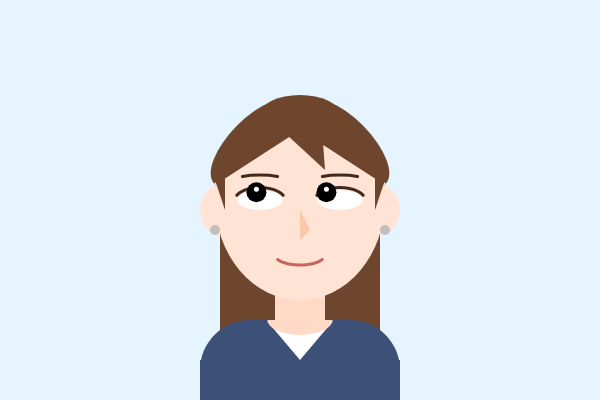
Frame 1 (no input)
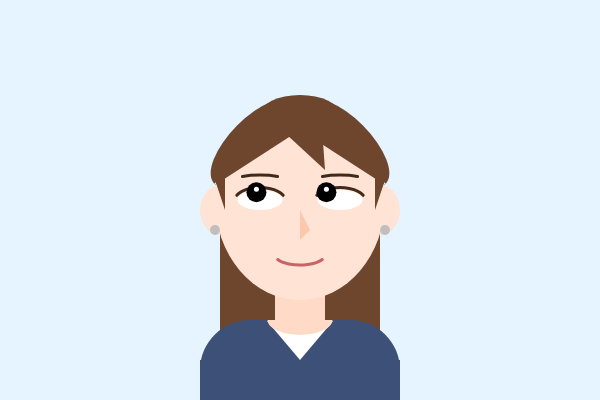
Frame 60 (no input)
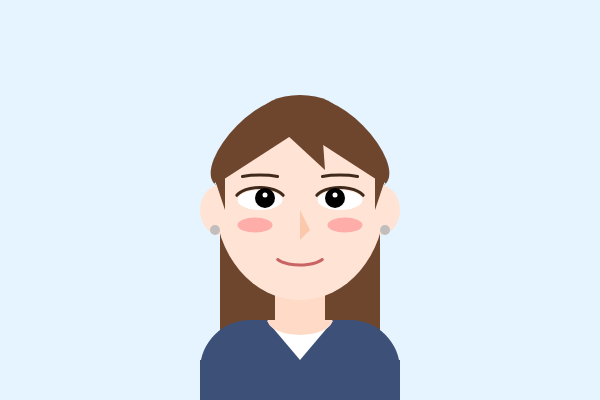
Frame 120 (the mouse pressed at the canvas centre since frame 60)

The p5.js sketch that drew these frames (run headless with seeded random() and noise() and a simulated clock; from frame 60 on, the mouse is pressed at the canvas centre):

// p5.js sketch
// ── sketch.js
function setup() {
  createCanvas(600, 400);
}

function draw() {
  background(229, 244, 255);
  noStroke();
  
  let centerX = 300;
  let centerY = 200;
  
  fill(110, 70, 45);
  rect(centerX - 80, centerY - 40, 160, 220, 10);
  
  fill(255, 218, 199);
  rect(centerX - 25, centerY + 70, 50, 50);
  
  fill(255, 228, 214);
  ellipse(centerX, centerY, 170, 200);
  
  push();  
  fill(110, 70, 45);
  translate(centerX + 45, centerY - 57);
  rotate(PI / 4);
  arc(0, 0, 115, 50, PI, 0);
  pop();
  
  push();
  fill(110, 70, 45);
  translate(centerX - 45, centerY - 57);
  rotate(-PI / 4);
  arc(0, 0, 115, 50, PI, 0);
  pop();
  
  fill(110, 70, 45);
  triangle(centerX - 35, centerY - 90, centerX, centerY - 70, centerX - 85, centerY - 15);
  triangle(centerX + 35, centerY - 90, centerX, centerY - 70, centerX + 85, centerY - 15);
  stroke(110, 70, 45);
  triangle(centerX, centerY - 70, centerX - 35, centerY - 90, centerX + 35, centerY - 90);
  strokeWeight(3);
  noStroke();
  arc(centerX, centerY - 85, 80, 40, PI, 0);
  triangle(centerX - 40, centerY - 90, centerX + 20, centerY - 100, centerX + 25, centerY - 30);
  
  fill(255, 228, 214);
  arc(centerX - 80, centerY + 10, 40, 50, HALF_PI, PI + HALF_PI);
  arc(centerX + 80, centerY + 10, 40, 50, -HALF_PI, HALF_PI);
  
  fill(110, 70, 45);
  triangle(centerX + 75, centerY - 30, centerX + 85, centerY - 20, centerX + 75, centerY + 10);
  triangle(centerX - 75, centerY - 30, centerX - 85, centerY - 20, centerX - 75, centerY + 10);
  
  fill(60, 80, 120);
  rect(centerX - 100, centerY + 120, 200, 100, 50);
  
  fill(60, 80, 120);
  rect(centerX - 100, centerY + 160, 200, 100);
  
  fill(255, 255, 255);
  triangle(centerX, centerY + 160, centerX + 33, centerY + 121, centerX - 33, centerY + 121);
  
  fill(255, 218, 199);
  arc(centerX, centerY + 120, 65, 30, 0, PI);
  
  if (mouseIsPressed) {
    fill(255, 150, 150, 180);
    ellipse(centerX - 45, centerY + 25, 35, 15);
    ellipse(centerX + 45, centerY + 25, 35, 15);
  }
  
  fill(255, 255, 255);
  ellipse(centerX - 40, centerY, 45, 20);
  ellipse(centerX + 40, centerY, 45, 20);
  
  stroke(64, 42, 28);
  strokeWeight(3);
  noFill();
  arc(centerX - 40, centerY - 20, 50, 10, PI + 0.2, TWO_PI - 0.2);
  arc(centerX + 40, centerY - 20, 50, 10, PI + 0.2, TWO_PI - 0.2);
  arc(centerX - 40, centerY, 50, 25, PI + 0.2, TWO_PI - 0.2);
  arc(centerX + 40, centerY, 50, 25, PI + 0.2, TWO_PI - 0.2);
  noStroke();
  
  let eyeX = (mouseX - width / 2) / 35; 
  let eyeY = (mouseY - height / 2) / 35;
  
  fill(0);
  ellipse(centerX - 35 + eyeX, centerY - 2 + eyeY, 20, 20);
  ellipse(centerX + 35 + eyeX, centerY - 2 + eyeY, 20, 20);
  
  fill(255);
  ellipse(centerX - 35 + eyeX, centerY - 5 + eyeY, 5, 5);
  ellipse(centerX + 35 + eyeX, centerY - 5 + eyeY, 5, 5);
  
  if (keyIsPressed && key === ' ') {
    fill(200, 100, 100);
    ellipse(centerX, centerY + 55, 20, 30); 
  } else {
    stroke(200, 100, 100);
    strokeWeight(3);
    noFill();
    arc(centerX, centerY + 55, 50, 20, 0.2, PI - 0.2);
    noStroke();
  }
  
  fill(251, 200, 171);
  triangle(centerX + 10, centerY + 30, centerX, centerY + 10, centerX, centerY + 40);
  
  fill(194, 190, 189);
  ellipse(centerX - 85, centerY + 30, 10, 10);
  ellipse(centerX + 85, centerY + 30, 10, 10);
}
